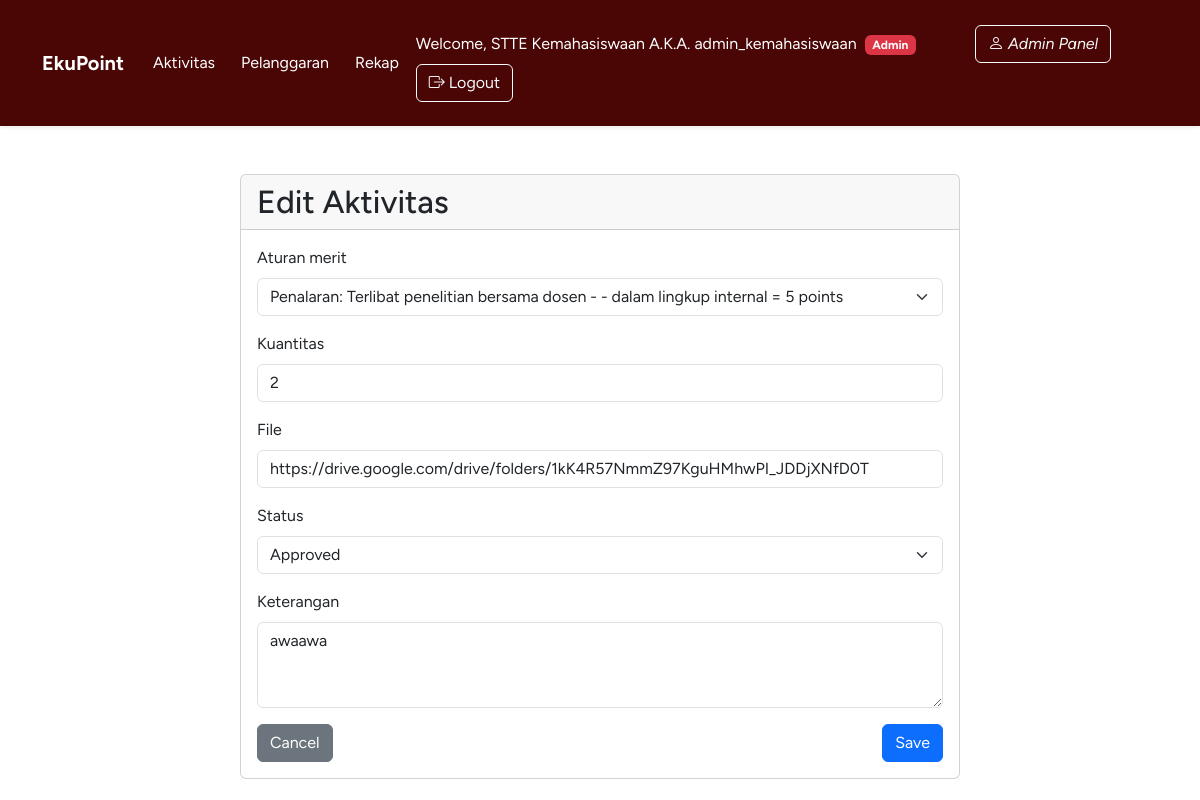
Screenshot of /aktivitas/16/edit/ (signed in) with the database file from the repository.
### contacts/models.py (models this page shows, shortened)
class User(AbstractUser):
    nim = models.CharField(max_length=10, blank=True, null=True)
    prodi = models.ForeignKey(Prodi, on_delete=models.SET_NULL, blank=True, null=True, related_name='users_prodi')
    angkatan = models.ForeignKey(Angkatan, on_delete=models.SET_NULL, blank=True, null=True, related_name='users')

class Aktivitas(models.Model):
    AKT_STATUS_CHOICES = (
        ('pending', 'Pending'),
        ('approved', 'Approved'),
        ('rejected', 'Rejected'),
    )
    user = models.ForeignKey(User, on_delete=models.CASCADE, related_name='aktivitas_records', blank=True, null=True)
    aturan_merit = models.ForeignKey(Merit, on_delete=models.CASCADE, related_name='instances', blank=True, null=True)
    aktivitas = models.ForeignKey(Merit, on_delete=models.CASCADE, related_name='aktivitas_detail', blank=True, null=True)
    jenis = models.ForeignKey(Merit, on_delete=models.CASCADE, related_name='jenis_detail', blank=True, null=True)
    lingkup = models.ForeignKey(Merit, on_delete=models.CASCADE, related_name='lingkup_detail', blank=True, null=True)
    poin = models.ForeignKey(Merit, on_delete=models.CASCADE, related_name='poin_detail', blank=True, null=True)
    kuantitas = models.IntegerField(default=1)
    keterangan = models.TextField(blank=True, null=True)
    file = models.URLField(blank=True, null=True)
    status = models.CharField(max_length=25, choices=AKT_STATUS_CHOICES, default='pending')
    created_at = models.DateTimeField(auto_now_add=True, blank=True, null=True)
    @property
    def poin(self):
        """Calculates the total points dynamically from the chosen rule."""
        if self.aturan_merit:
            return self.aturan_merit.poin * self.kuantitas
        return 0

### contacts/views.py (the view)
# urls.py: path('aktivitas/<int:pk>/edit/', views.aktivitas_edit, name='aktivitas_edit'), # Edit URL
@login_required
def aktivitas_edit(request, pk):
    aktivitas = get_object_or_404(Aktivitas, pk=pk)
    user = request.user
    if not (user or user.is_superuser):
        return HttpResponseForbidden("You don't have permission to edit this proposal.")
    if request.method == 'POST':
        form = AktivitasForm(request.POST, request.FILES, instance=aktivitas, user=request.user)
        if form.is_valid():
            form.save()
            return redirect('aktivitas_list')
    else:
        form = AktivitasForm(instance=aktivitas, user=request.user)
    return render(request, 'aktivitas_add.html', {
        'form': form,
        'title': 'Edit Aktivitas',
        'aktivitas': aktivitas
    })

### contacts/forms.py (shortened to what this page needs)
class AktivitasForm(forms.ModelForm):
    class Meta:
        model = Aktivitas
        fields = [ 'aturan_merit', 'kuantitas', 'file', 'status', 'keterangan',]
        widgets = {
            'aturan_merit': forms.Select(attrs={
                'class': 'form-select'
            }),
            'kuantitas': forms.NumberInput(attrs={
                'class': 'form-control',
                'min': 1,
                'value': 1
            }),
            'keterangan': forms.Textarea(attrs={
                'class': 'form-control',
                'placeholder': 'Keterangan (opsional)',
                'rows': 3
            }),
            'file': forms.URLInput(attrs={
                'class': 'form-control'
            }),
            'status': forms.Select(attrs={
                'class': 'form-select'
            }),
        }
    def __init__(self, *args, **kwargs):
        user = kwargs.pop('user', None)
        super().__init__(*args, **kwargs)
        if not user or not user.is_staff:
            self.fields.pop('status', None)
        if self.instance and self.instance.pk:
            user = kwargs.get("user")

### contacts/context_processors.py (called while the page is built)
def user_groups(request):
    if request.user.is_authenticated:
        return {
            'is_student': request.user.groups.filter(name='Student').exists(),
            'is_admin': request.user.is_superuser,
            'is_staff': request.user.is_staff,
            'user_groups': list(request.user.groups.values_list('name', flat=True))
        }
    return {}

### contacts/models.py (called while the page is built)
    def __str__(self):
        return f"{self.bidang}: {self.aktivitas} - {self.jenis} dalam lingkup {self.lingkup} = {self.poin} points"

### contacts/templates/aktivitas_add.html (shortened to what this page needs)
<!DOCTYPE html>
<html lang="en">
{% extends "header.html" %}
{% block content %}
<head>
    <link href="https://cdn.jsdelivr.net/npm/bootstrap@5.3.0/dist/css/bootstrap.min.css" rel="stylesheet">
</head>
    <div class="container mt-4">
        <div class="row justify-content-center">
            <div class="col-md-8">
                <div class="card">
                    <div class="card-header">
                        <h2 class="mb-0">{{ title }}</h2>
                    </div>
                    <div class="card-body">
                        <form method="post" enctype="multipart/form-data">
                            {% for field in form %}
                            <div class="mb-3">
                                <label for="{{ field.id_for_label }}" class="form-label">{{ field.label }}</label>
                                {{ field }}
                            </div>
                            {% endfor %}
                            <div class="d-flex justify-content-between">
                                <a href="{% url 'aktivitas_list' %}" class="btn btn-secondary">Cancel</a>
                                <button type="submit" class="btn btn-primary">Save</button>
                            </div>
                        </form>
                    </div>
                </div>
            </div>
        </div>
    </div>
</body>
</html>
{% endblock %}

### contacts/templates/header.html (shortened to what this page needs)
{% load static %}
<!DOCTYPE html>
<html lang="en">
<head>
    <link href="https://cdn.jsdelivr.net/npm/bootstrap@5.3.0/dist/css/bootstrap.min.css" rel="stylesheet">
    <link rel="stylesheet" href="https://cdn.jsdelivr.net/npm/bootstrap-icons@1.10.0/font/bootstrap-icons.css">
</head>
<body style="font-family: Figtree, sans-serif;">
    <nav class="navbar navbar-expand-lg navbar-dark custom-color sticky-header shadow-sm p-3 mb-5">
        <div class="container">
        <div class="navbar-center">
            <a class="navbar-brand" href="{% url 'dashboard' %}"><strong>EkuPoint</strong></a>
        </div>
        <div class="navbar navbar-expand-lg">
            <a class="btn btn-ghost" style="color: #FFFFFF" href="{% url 'aktivitas_list' %}">Aktivitas</a>
            <a class="btn btn-ghost" style="color: #FFFFFF" href="{% url 'pelanggaran_list' %}">Pelanggaran</a>
            {% if is_admin or is_staff %}
            <a class="btn btn-ghost" style="color: #FFFFFF" href="{% url 'rekap' %}">Rekap</a>
            {% else %}
            <p></p>
            {% endif %}
                <p>&nbsp</p>
            </div>
            <div class="navbar bg-base-100">
                    <span class="navbar-text me-3" style="color: #FFFFFF">Welcome, {{ user.get_full_name }} A.K.A. {{ user.username }}
                {% if is_admin or is_staff %}
                    <span class="badge bg-danger ms-1">Admin</span>
                {% else %}
                    <span class="badge bg-info ms-1">Student</span>
                {% endif %}
                </span>
            {% if is_admin or is_staff %}
                    <a class="btn btn-outline-light btn-xs" href="{% url 'admin:index' %}"><i class="bi bi-person"> Admin Panel</i></a>
            {% else %}
                    <p></p>
            {% endif %}
            <p>&nbsp</p>
            <a class="btn btn-outline-light btn-xs" href="{% url 'logout' %}"><i class="bi bi-box-arrow-right"></i> Logout</a>
            </div>
            </div>
    </nav>
    <main class="container mt-4">
        {% block content %}{% endblock %}
</body>
</html>

### contacts/templates/header.html (style rules this page uses)
.custom-color { background-color: #4a0505ff; }
.sticky-header { position: sticky; top: 0; }

### rows the page displays
User: get_full_name "STTE Kemahasiswaan", username "admin_kemahasiswaan"
Aktivitas: form "Penalaran: Terlibat penelitian bersama dosen - - dalam lingkup internal = 5 points" "2" "https://drive.google.com/drive/folders/1kK4R57NmmZ97KguHMhwPI_JDDjXNfD0T" "Approved" "awaawa"

### other values shown
{{ title }} "Edit Aktivitas"
{{ field.label }} "Aturan merit" "Kuantitas" "File" "Status" "Keterangan"
